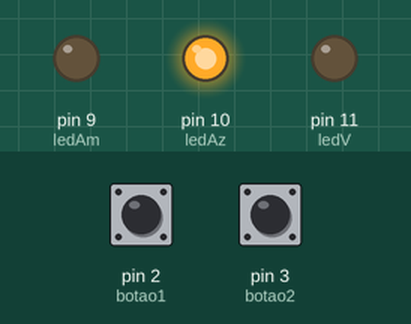
Simulated run of this sketch. Board: Arduino Uno, built with avr-gcc and run on an emulated ATmega328P. Parts: output pins drawn as LEDs (lit = HIGH). The test bench sets the inputs (shaded band); at power-on: pin 2 (botao1) HIGH, pin 3 (botao2) LOW.

Above: at 1.2 s.
1.3 s: pin 2 (botao1) pulled LOW for 0.15 s
At 1.37 s:
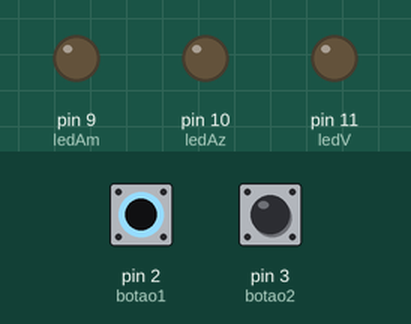
2.9 s: pin 3 (botao2) pulled HIGH for 0.15 s
At 4.2 s:
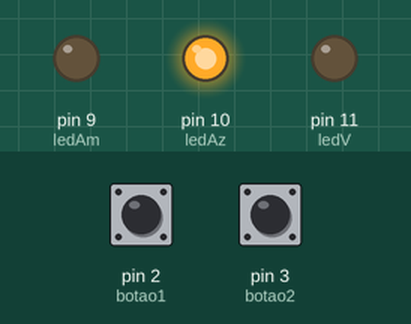
4.5 s: pin 3 (botao2) pulled HIGH for 3.2 s
At 5.4 s:
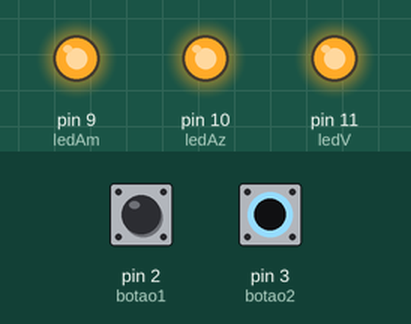
9.2 s: pin 2 (botao1) pulled LOW for 3.2 s
At 10.2 s:
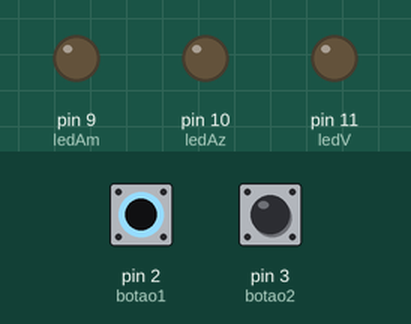
13.9 s: pin 2 (botao1) driven LOW and pin 3 (botao2) driven HIGH
At 14.3 s:
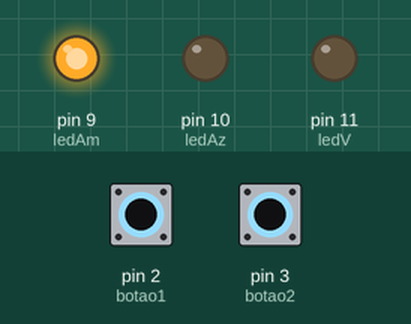
Timing chart, 0 to 16.4 s (numbered marks = the images above; inputs shaded):
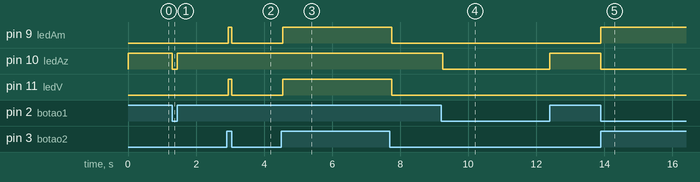

The sketch:

projetoFisica.ino
```cpp
const byte ledAm = 9;
const byte ledAz = 10;
const byte ledV = 11;
const byte botao1 = 2;
const byte botao2 = 3;

void setup()
{
  pinMode(botao1, INPUT);
  pinMode(botao2, INPUT);
  pinMode(ledAm, OUTPUT);
  pinMode(ledAz, OUTPUT);
  pinMode(ledV, OUTPUT);

}

void loop(){
  if((digitalRead(botao2) == HIGH)&&(digitalRead(botao1)==LOW)){
    // se interruptor 2 estiver ligado e 1 desligado
    digitalWrite(ledAm, HIGH); // apenas led amarela liga
    digitalWrite(ledAz, LOW);
    digitalWrite(ledV, LOW);
    delay(100);
  }
  else if((digitalRead(botao2) == LOW)&&(digitalRead(botao1)==HIGH)){
    // se interruptor 1 estiver ligado e 2 desligado
    digitalWrite(ledAm, LOW);
    digitalWrite(ledAz, HIGH); // apenas led azul liga
    digitalWrite(ledV, LOW);
    delay(100);
  }
  else if((digitalRead(botao2) == HIGH)&&(digitalRead(botao1)==HIGH)){
    // se ambos interruptores estirem ligados todos leds ligam
    digitalWrite(ledAm, HIGH);
    digitalWrite(ledAz, HIGH);
    digitalWrite(ledV, HIGH);
    delay(100);
  }
  else{
    // se nenhum interruptor estiver ligado nenhum led acende
    digitalWrite(ledAm, LOW);
    digitalWrite(ledAz, LOW);
    digitalWrite(ledV, LOW);
  }
}
```

Measured:
- after the input at 1.3 s, pin 10 (ledAz): HIGH → LOW at once, → HIGH 0.15 s later
- after the input at 2.9 s, pin 9 (ledAm), pin 11 (ledV): LOW → HIGH after 0.05 s, → LOW 0.10 s later
- after the input at 4.5 s, pin 9 (ledAm), pin 11 (ledV): LOW → HIGH after 0.05 s, → LOW 3.2 s later
- after the input at 9.2 s, pin 10 (ledAz): HIGH → LOW after 0.05 s, → HIGH 3.1 s later
- after the input at 13.9 s, pin 9 (ledAm): LOW → HIGH at once; pin 10 (ledAz): HIGH → LOW at once
